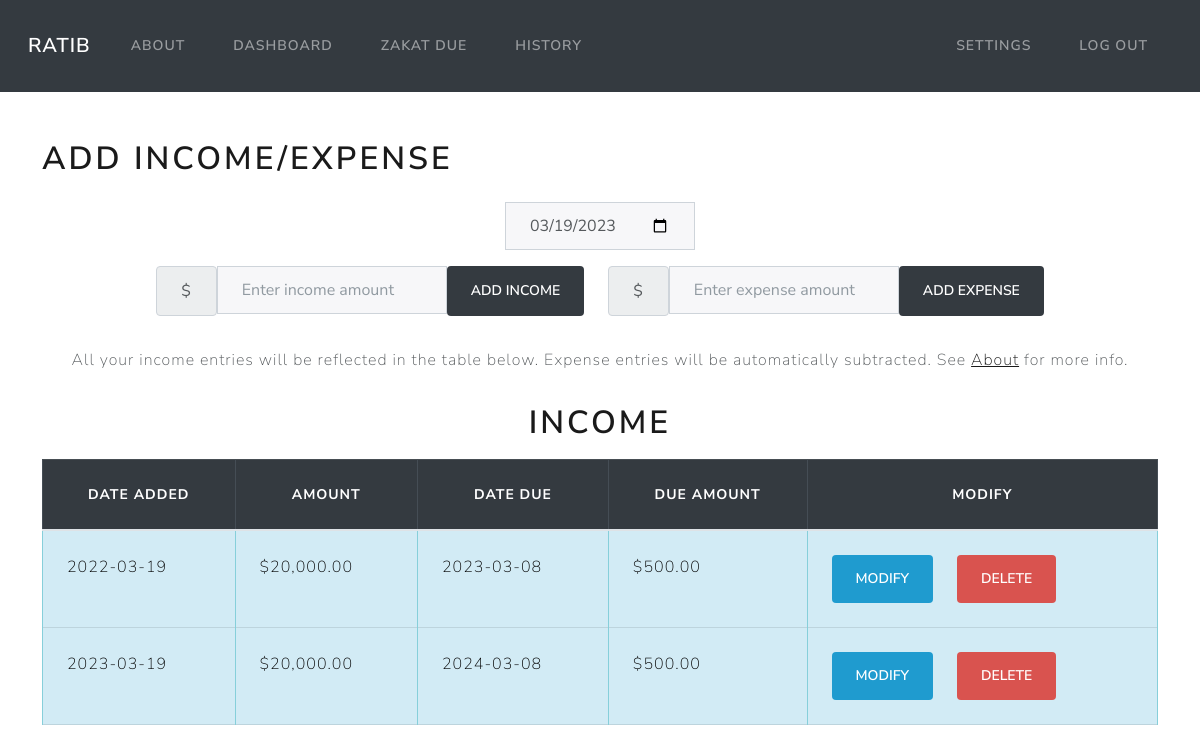
The page /dashboard (signed in) on the database as committed earlier.
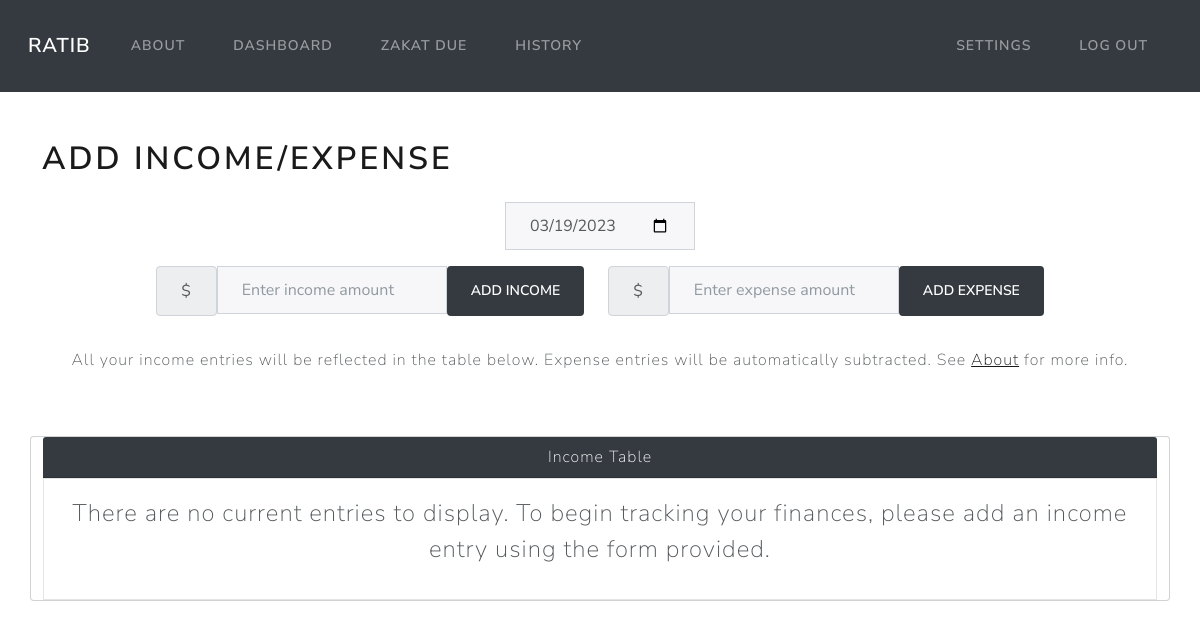
The same page on the database as committed later.
### models.py (models this page shows)
class Income(Base):
    __tablename__ = 'income'
    id = Column(Integer, primary_key=True)
    amount = Column(Numeric(10,2))
    date = Column(DateTime, default=func.now())
    due_date = Column(DateTime, default=calculate_due_date())
    due_amount = Column(Numeric(10,2))
    user_id = Column(Integer, ForeignKey('users.id'))
    user = relationship("User", back_populates="income")
    paid = Column(Boolean, default=False)

### app.py (the view)
@app.route('/dashboard')
@login_required
def dashboard():
    userid = flasksession.get("user_id")
    incomes = session.query(Income).filter_by(user_id=userid)
    if incomes.count() == 0:
        return render_template('dashboard.html', incomes=None, datetime=datetime)
    return render_template('dashboard.html', incomes=incomes, datetime=datetime)

### app.py (called while the page is built)
@app.teardown_appcontext
def shutdown_session(exception=None):
    session.remove()

### utils.py (called while the page is built)
def login_required(f):
    @wraps(f)
    def decorated_function(*args, **kwargs):
        if session.get("user_id") is None:
            return redirect("/login")
        return f(*args, **kwargs)
    return decorated_function

def usd(value):
    return f"${value:,.2f}"

### templates/dashboard.html (shortened to what this page needs)
{% extends 'layout.html' %}
{% block content %}
<h1 class="mb-4"> Add Income/Expense </h1>
<form class="" action="/addmoney" method="post">
    <div class="row justify-content-center">
        <div class="form-group col-auto">
            <div class="input-group datepicker">
                {% set current_date = datetime.strftime(datetime.now(), '%Y-%m-%d') %}
                <input type="date" class="form-control" id="datepicker" name="date" value="{{ current_date }}" required>
            </div>
        </div>
    </div>
    <div class="row justify-content-center">
        <div class="form-group col-auto">
            <div class="input-group">
                <span class="input-group-text">$</span>
                <input autocomplete="off" class="form-control mx-auto" type="number" name="income" id="money" placeholder="Enter income amount">
                <button class="btn btn-dark" type="submit" name="action" value="income">Add income</button>
            </div>
        </div>
        <div class="form-group col-auto">
            <div class="input-group">
                <span class="input-group-text">$</span>
                <input autocomplete="off" class="form-control mx-auto" type="number" name="expense" id="money" placeholder="Enter expense amount">
                <button class="btn btn-dark" type="submit" name="action" value="expense">Add expense</button>
            </div>
        </div>
    </div>
</form>
<p class="fs-5 mt-3 mb-3 text-center">
    All your income entries will be reflected in the table below. Expense entries will be automatically subtracted. See <a href="/guide">About</a>
    for more info.
</p>
{% if incomes %}
<div class="table-responsive">
    <table class="table table-bordered mt-3">
        <h1 class="mt-3 text-center"> Income </h1>
        <thead class="table-dark text-center">
                <th>Date added</th>
                <th>Amount</th>
                <th>Date Due</th>
                <th>Due Amount</th>
                <th>Modify</th>
            </thead>
            <tbody class="table-info">
                {% for income in incomes | sort(attribute='date') %}
                {% if income.paid == False %}
                <tr>
                    <td>{{ income.date.date() }}</td>
                    <td>{{ income.amount | usd}}</td>
                    <td>{{ income.due_date.date() }}</td>
                    <td>{{ income.due_amount | usd}}</td>
                    <td>
                        <div class="row">
                            <div class="col-auto">
                                <form action="/modify" method="post">
                                    <button type="submit" class="btn btn-info">Modify</button>
                                </form>
                            </div>
                            <div class="col-auto">
                                <form action="/delete_entry", method="post">
                                    <button type="submit" class="btn btn-danger">Delete</button>
                                </form>
                            </div>
                        </div>
                    </td>
                </tr>
                {% endif %}
                {% endfor %}
            </tbody>
    </table>
</div>
{% else %}
<div class="card justify-content-center mt-5">
    <div class="card-header bg-dark text-center text-white">Income Table</div>
    <div class="card-body bg-light text-center">
        <p class="fs-3">
            There are no current entries to display.
            To begin tracking your finances, please add an income entry using the form provided.
        </p>
    </div>
</div>
{% endif %}
{% endblock %}

### templates/layout.html (shortened to what this page needs)
<!doctype html>
<html lang="en">
<head>
  {% block head %}
  <link rel="stylesheet" href="https://cdn.jsdelivr.net/npm/bootstrap@4.3.1/dist/css/bootstrap.min.css"
>
  <link rel="stylesheet" href="/static/lux.css">
  <link rel="stylesheet" href="/static/styles.css">
  {% endblock %}
</head>
<body>
  <nav class="navbar navbar-expand-md navbar-dark bg-dark mx-auto">
    <div class="container-fluid">
      <a class="navbar-brand ml-3" href="/">Ratib</a>
      <div class="collapse navbar-collapse" id="navbarNav">
        <ul class="navbar-nav me-auto">
          <li class="nav-item">
            <a class="nav-link" href="/guide">About</a>
          </li>
        {% if session["user_id"] %}
        <li class="nav-item">
          <a class="nav-link" href="/dashboard">Dashboard</a>
        </li>
          <li class="nav-item">
            <a class="nav-link" href="/due">Zakat Due</a>
          </li>
          <li class="nav-item">
            <a class="nav-link" href="/history">History</a>
          </li>
        </ul>
        <ul class="navbar-nav ms-auto">
          <li class="nav-item">
            <a class="nav-link" href="/settings">Settings</a>
          </li>
          <li class="nav-item">
            <a class="nav-link" href="/logout">Log Out</a>
          </li>
        </ul>
        {% endif %}
      </div>
    </div>
  </nav>
  <div id="content">
    <main class="container py-5 text-center">
      <div class="row text-left">
        {% block content %}{% endblock %}
      </div>
    </main>
  </div>
</body>
</html>

Rows that differ between the two databases and show on the page:
removed Income: date "2022-03-19", amount "$20,000.00", due_date "2023-03-08", due_amount "$500.00"
removed Income: date "2023-03-19", amount "$20,000.00", due_date "2024-03-08", due_amount "$500.00"
Other text that changed with them:
text no longer shown: "INCOME DATE ADDED AMOUNT DATE DUE DUE AMOUNT MODIFY"
text now shown: "Income Table There are no current entries to display. To begin tracking your finances, please add an income entry using the form provided."
